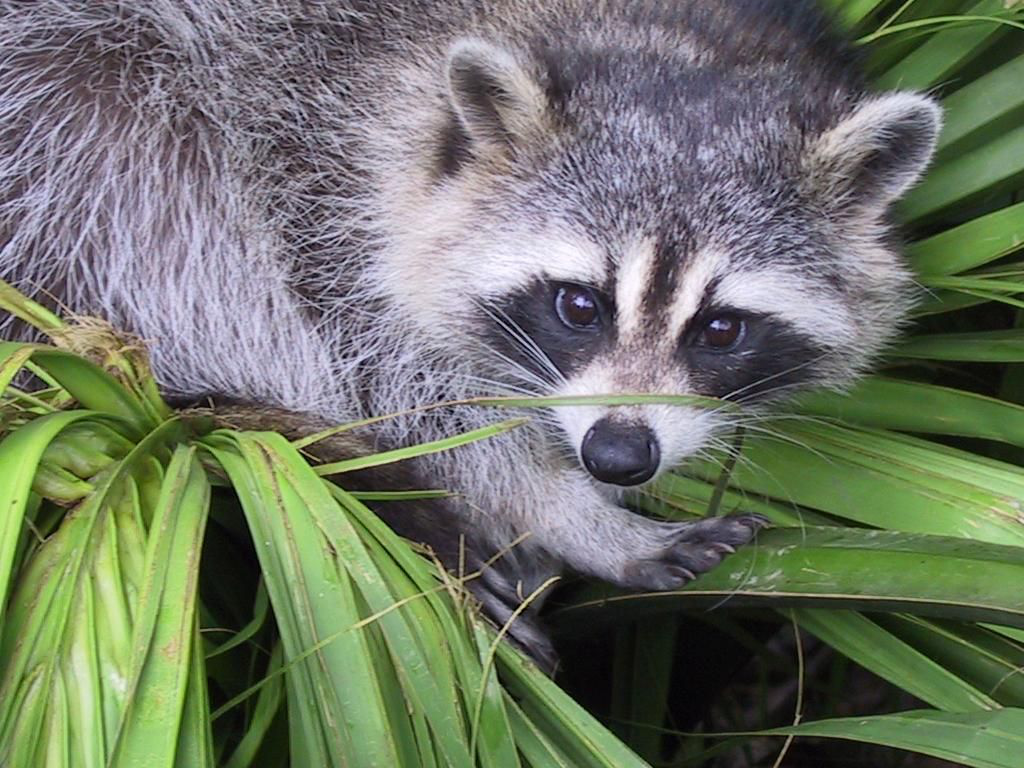
#> input picture day 1/image.png, 1024 x 768 px
$ jupyter execute All_about_images.ipynb
#> lines starting #> are read from the running program, lines starting #| are printed output that depends on the picture
[cell 1]
# pillow  , cv2 , numpy , matplotlib

[cell 2]
from PIL import Image

[cell 3]
im =Image.open("image.png")
#> im is the input picture: PIL image 1024x768 RGB; mean R, G, B 110.7, 117.7, 102.1

[cell 4]
im.show()
# im

[cell 5]
im.size
#> Out = (1024, 768)

[cell 6]
new_size=(300,300)
img_resized=im.resize(new_size)
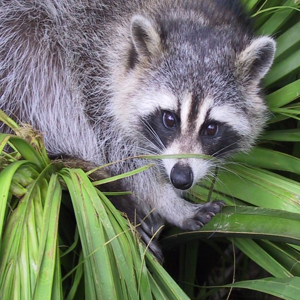
#> img_resized: PIL image 300x300 RGB; mean R, G, B 110.7, 117.7, 102.1

print(img_resized.size)
#| (300, 300)
img_resized

[cell 7]
import numpy as np
s=np.array(im)
# s

[cell 8]
#Brighness of image
from PIL import ImageEnhance
enhance = ImageEnhance.Brightness(img_resized)
img_brighten = enhance.enhance(1.6)
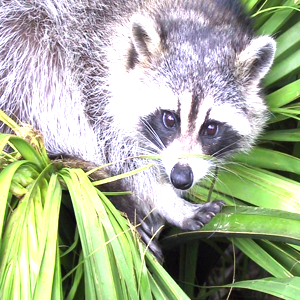
#> img_brighten: PIL image 300x300 RGB; mean R, G, B 168.4, 176.8, 153.2
img_brighten

[cell 9]
#Gray scale
gray_image=img_resized.convert("L")
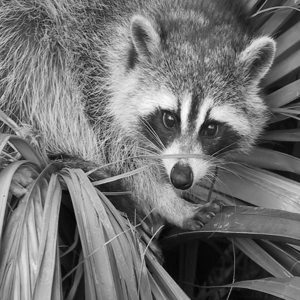
#> gray_image: PIL image 300x300 L; min 4, max 250, mean 113.8
gray_image

[cell 10]
#Rotate the image

rotate_img = img_resized.rotate(180)
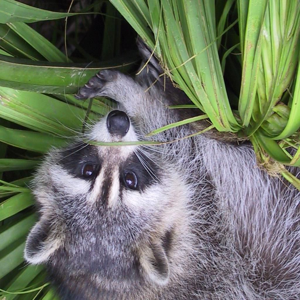
#> rotate_img: PIL image 300x300 RGB; mean R, G, B 110.7, 117.7, 102.1

rotate_img

[cell 11]
import matplotlib.pyplot as plt
npar=np.array(img_resized)
plt.imshow(npar)

[cell 12]
#Crop image
# area=(left,top, right , bottom)
area=(100,100,200,200)
crop_image =img_resized.crop(area)
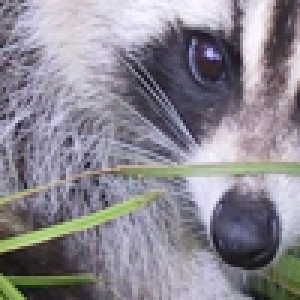
#> crop_image: PIL image 100x100 RGB (shown 3 times larger); mean R, G, B 138.8, 135.3, 144.9
crop_image

[cell 13]
from PIL import ImageFilter
gray_image=img_resized.convert("L")
edge_image = gray_image.filter(ImageFilter.FIND_EDGES)
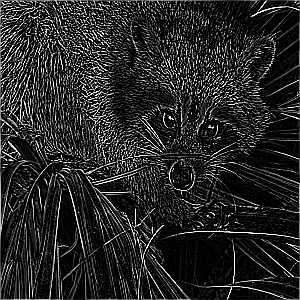
#> edge_image: PIL image 300x300 L; min 0, max 255, mean 38.5
edge_image

# Edge Detection

[cell 14]
from PIL import ImageFilter
gray_image=img_resized.convert("L")
edge_image = gray_image.filter(ImageFilter.Kernel((3,3) ,(-1,-1,-1,-1,8,-1,-1,-1,-1),1,0))
edge_image

[cell 15]
from PIL import ImageDraw , ImageFont
watermark_image=img_resized.copy()
draw = ImageDraw.Draw(watermark_image)
font = ImageFont.truetype("arial.ttf",40)
draw.text((0,0),"Sachin",(0,255,0),font=font)
watermark_image
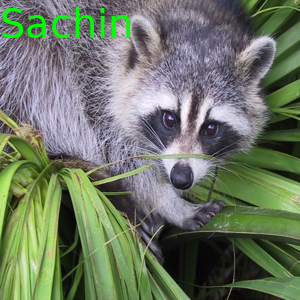
#> Out: PIL image 300x300 RGB; mean R, G, B 109.3, 119.5, 100.6

[cell 16]
# Mirror Image
trans=img_resized.transpose(method=Image.FLIP_LEFT_RIGHT)
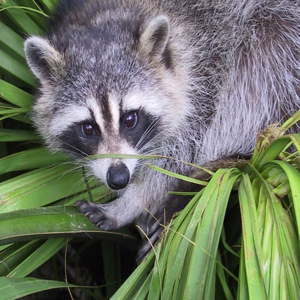
#> trans: PIL image 300x300 RGB; mean R, G, B 110.7, 117.7, 102.1
trans
